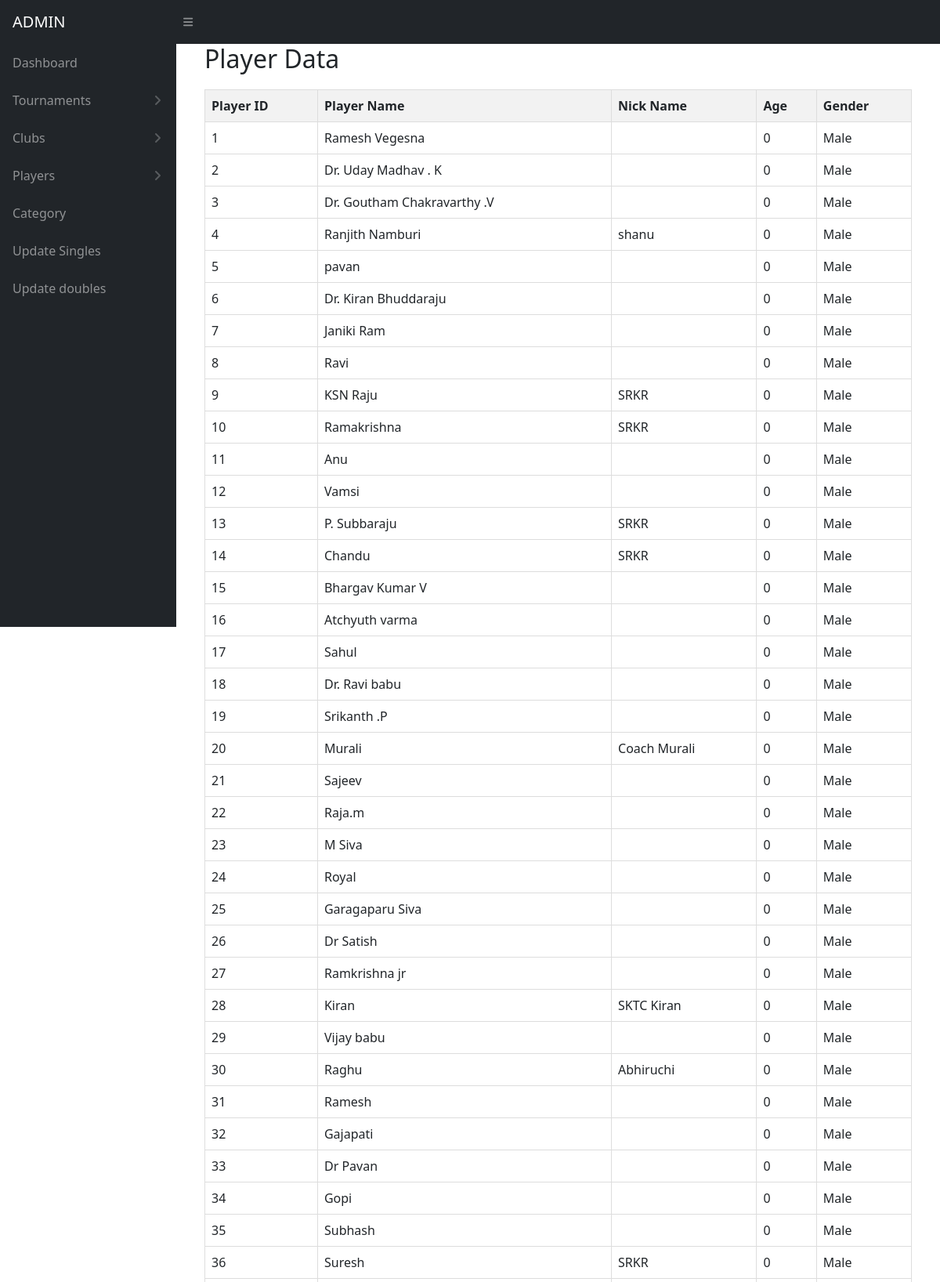
Page /players.php (upper part) on the committed database.
### tables this page shows
CREATE TABLE `players_d` (
  `pid` int(255) NOT NULL,
  `pname` varchar(100) NOT NULL,
  `pnickname` varchar(50) NOT NULL,
  `age` int(20) NOT NULL,
  `gender` varchar(20) NOT NULL,
  `address` varchar(100) NOT NULL,
  `mobileno` varchar(11) NOT NULL,
  `email` varchar(50) DEFAULT NULL,
  `cid1` int(10) NOT NULL,
  `cid2` int(10) NOT NULL,
  `cid3` int(10) NOT NULL
);

### players.php (the view, shortened to what this page needs)
<?php
include 'nav.php';
?>
<main>
    <div class="container-fluid px-4">
        <div class="container">
            <h2>Player Data</h2>
            <table>
                <thead>
                    <tr>
                        <th>Player ID</th>
                        <th>Player Name</th>
                        <th>Nick Name</th>
                        <th>Age</th>
                        <th>Gender</th>
                    </tr>
                </thead>
                <tbody>
                    <?php
                    include 'connect.php';
                    $sql = "SELECT *  FROM players_d";
                    $result = mysqli_query($conn, $sql);
                    while ($row = mysqli_fetch_assoc($result)) {
                        echo "<tr>";
                        echo "<td>{$row['pid']}</td>";
                        echo "<td>{$row['pname']}</td>";
                        echo "<td>{$row['pnickname']}</td>";
                        echo "<td>{$row['age']}</td>";
                        echo "<td>{$row['gender']}</td>";
                        echo "</tr>";
                    }
                    ?>
                </tbody>
            </table>
        </div>
    </div>
</main>

### players.php (style rules this page uses)
table { width: 100%; border-collapse: collapse; margin-top: 20px; }
th, td { border: 1px solid #ddd; padding: 8px; text-align: left; }
th { background-color: #f2f2f2; }

### rows in the picture
players_d: pid "1", pname "Ramesh Vegesna", age "0", gender "Male"
players_d: pid "2", pname "Dr. Uday Madhav . K", age "0", gender "Male"
players_d: pid "3", pname "Dr. Goutham Chakravarthy .V", age "0", gender "Male"
players_d: pid "4", pname "Ranjith Namburi", pnickname "shanu", age "0", gender "Male"
players_d: pid "5", pname "pavan", age "0", gender "Male"
players_d: pid "6", pname "Dr. Kiran Bhuddaraju", age "0", gender "Male"
players_d: pid "7", pname "Janiki Ram", age "0", gender "Male"
players_d: pid "8", pname "Ravi", age "0", gender "Male"
players_d: pid "9", pname "KSN Raju", pnickname "SRKR", age "0", gender "Male"
players_d: pid "10", pname "Ramakrishna", pnickname "SRKR", age "0", gender "Male"
players_d: pid "11", pname "Anu", age "0", gender "Male"
players_d: pid "12", pname "Vamsi", age "0", gender "Male"
players_d: pid "13", pname "P. Subbaraju", pnickname "SRKR", age "0", gender "Male"
players_d: pid "14", pname "Chandu", pnickname "SRKR", age "0", gender "Male"
players_d: pid "15", pname "Bhargav Kumar V", age "0", gender "Male"
players_d: pid "16", pname "Atchyuth varma", age "0", gender "Male"
players_d: pid "17", pname "Sahul", age "0", gender "Male"
players_d: pid "18", pname "Dr. Ravi babu", age "0", gender "Male"
players_d: pid "19", pname "Srikanth .P", age "0", gender "Male"
players_d: pid "20", pname "Murali", pnickname "Coach Murali", age "0", gender "Male"
players_d: pid "21", pname "Sajeev", age "0", gender "Male"
players_d: pid "22", pname "Raja.m", age "0", gender "Male"
players_d: pid "23", pname "M Siva", age "0", gender "Male"
players_d: pid "24", pname "Royal", age "0", gender "Male"
players_d: pid "25", pname "Garagaparu Siva", age "0", gender "Male"
players_d: pid "26", pname "Dr Satish", age "0", gender "Male"
players_d: pid "27", pname "Ramkrishna jr", age "0", gender "Male"
players_d: pid "28", pname "Kiran", pnickname "SKTC Kiran", age "0", gender "Male"
players_d: pid "29", pname "Vijay babu", age "0", gender "Male"
players_d: pid "30", pname "Raghu", pnickname "Abhiruchi", age "0", gender "Male"
players_d: pid "31", pname "Ramesh", age "0", gender "Male"
players_d: pid "32", pname "Gajapati", age "0", gender "Male"
players_d: pid "33", pname "Dr Pavan", age "0", gender "Male"
players_d: pid "34", pname "Gopi", age "0", gender "Male"
players_d: pid "35", pname "Subhash", age "0", gender "Male"
players_d: pid "36", pname "Suresh", pnickname "SRKR", age "0", gender "Male"
